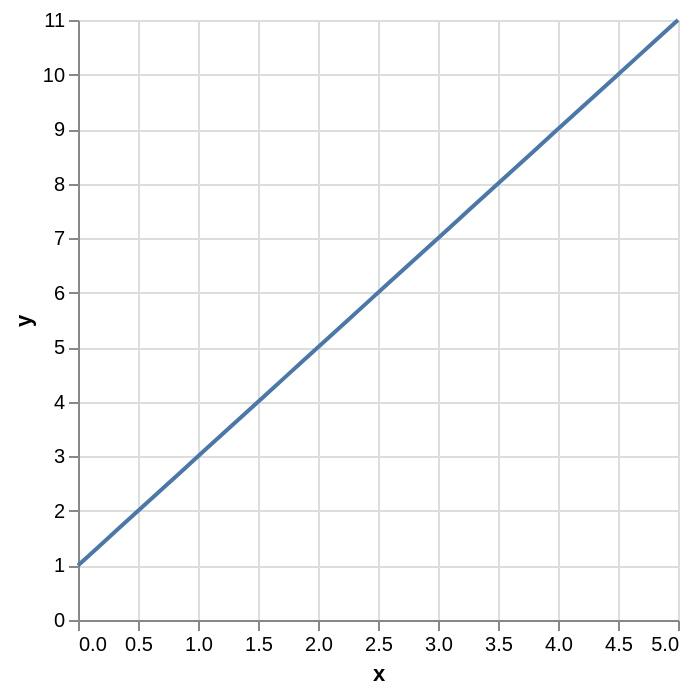

Notebook code for this chart:
### Code cell
import altair as alt
alt.renderers.enable('html')
values = [{"x": x, "y": fixed_f(x)} for x in np.linspace(0, 5, 30)]
Chart(Data(values = values)).mark_line().encode(x="x:Q", y="y:Q")

### Figure 1 — Vega-Lite specification as saved in the notebook (floating-point values rounded to 4 significant figures)
{"config": {"view": {"continuousWidth": 300, "continuousHeight": 300}}, "data": {"values": [{"x": 0.0, "y": 1.0}, {"x": 0.1724, "y": 1.345}, {"x": 0.3448, "y": 1.69}, {"x": 0.5172, "y": 2.034}, {"x": 0.6897, "y": 2.379}, {"x": 0.8621, "y": 2.724}, {"x": 1.034, "y": 3.069}, {"x": 1.207, "y": 3.414}, {"x": 1.379, "y": 3.759}, {"x": 1.552, "y": 4.103}, {"x": 1.724, "y": 4.448}, {"x": 1.897, "y": 4.793}, {"x": 2.069, "y": 5.138}, {"x": 2.241, "y": 5.483}, {"x": 2.414, "y": 5.828}, {"x": 2.586, "y": 6.172}, {"x": 2.759, "y": 6.517}, {"x": 2.931, "y": 6.862}, {"x": 3.103, "y": 7.207}, {"x": 3.276, "y": 7.552}, {"x": 3.448, "y": 7.897}, {"x": 3.621, "y": 8.241}, {"x": 3.793, "y": 8.586}, {"x": 3.966, "y": 8.931}, {"x": 4.138, "y": 9.276}, {"x": 4.31, "y": 9.621}, {"x": 4.483, "y": 9.966}, {"x": 4.655, "y": 10.31}, {"x": 4.828, "y": 10.66}, {"x": 5.0, "y": 11.0}]}, "mark": {"type": "line"}, "encoding": {"x": {"field": "x", "type": "quantitative"}, "y": {"field": "y", "type": "quantitative"}}, "$schema": "https://vega.github.io/schema/vega-lite/v6.1.0.json"}
